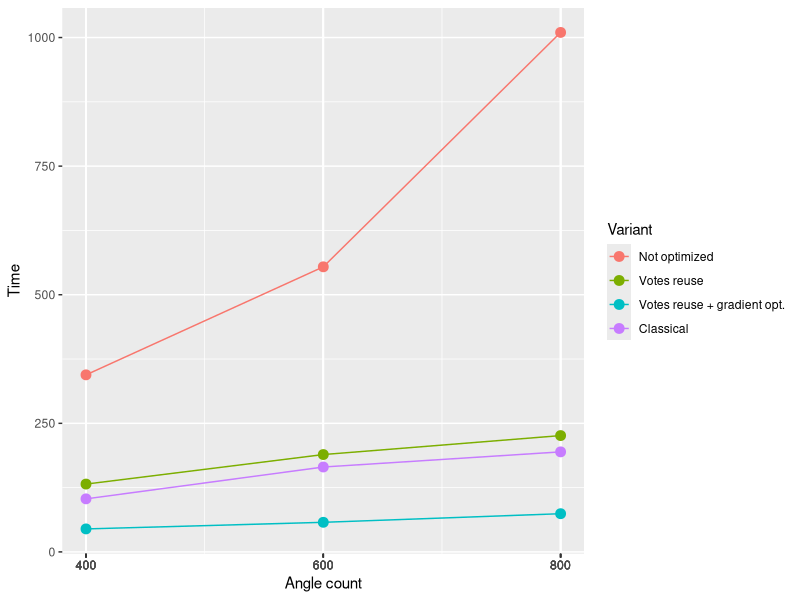

Source code (R):
library(ggplot2)
library(reshape)

setwd('Z:/MVA/Advanced CV/src2/report')

time800 = read.table('time800.txt', header=T)
time600 = read.table('time600.txt', header=T)
time400 = read.table('time400.txt', header=T)

time = rbind(cbind(time800, theta=800), cbind(time600, theta=600), cbind(time400, theta=400))
timeSummed = data.frame(NO = time$NO1 + time$NO2 + time$NO3, 
                        VR = time$VR1 + time$VR2 + time$VR3,
                        RG = time$RG1 + time$RG2 + time$RG3,
                        CL = time$CL,
                        theta = time$theta)

timeAveraged = aggregate(timeSummed, by=list(timeSummed$theta), FUN=mean)
timeAveraged$Group.1 = NULL
melted = melt(timeAveraged, id=c('theta'))
qplot(data=melted, col=variable, x=theta, y = value, geom=c('line', 'point')) +
  geom_point(size=3) +
  scale_color_discrete(name='Variant', breaks=c('NO', 'VR', 'RG', 'CL'), labels=c('Not optimized', 'Votes reuse', 'Votes reuse + gradient opt.', 'Classical')) +
  scale_x_continuous(breaks=timeSummed$theta, name='Angle count') +
  scale_y_continuous(name='Time')
